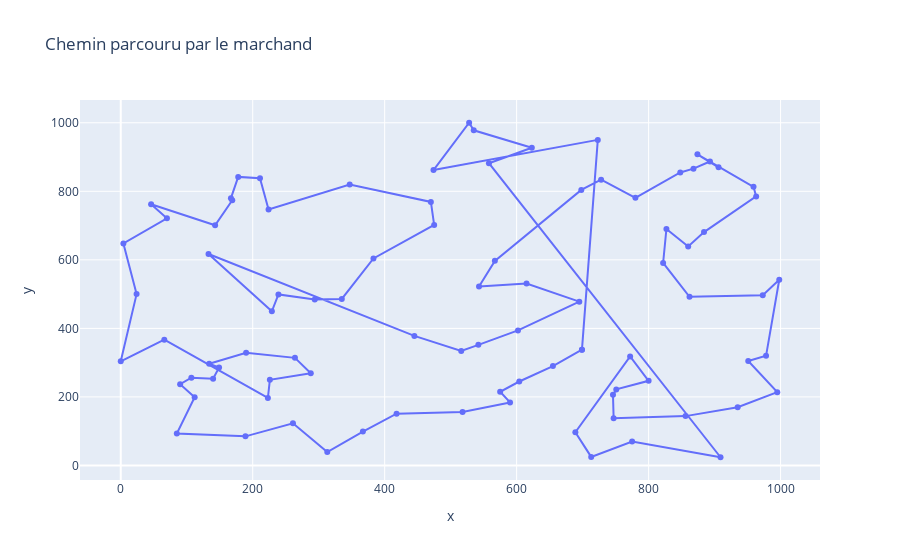

The notebook cell saved with this chart:
### Markdown cell above
### Lancement du test et affichage du chemin parcouru

### Code cell
# Initialisation du dataframe
data = init_random_df(nombre_de_villes)

# Initialisation de la matrice des distances relatives
mat_distance = matrice_distance(data)

if choix_algo == 0:
    chemin_initial, temps_calcul = src.algo_proche_voisin.plus_proche_voisin(
        mat_distance)

    # Lancement de l'algorithme 2-opt
    df_res = src.algo_2_opt.main(
        mat_distance, chemin_initial)
elif choix_algo == 1:
    # Lancement de l'algorithme plus proche voisin
    df_res = src.algo_proche_voisin.main(mat_distance)
else:
     # Lancement de l'algorithme génétique
    df_res = src.algo_genetique.main(data, mat_distance)

# La solution trouvée par l'algo choisi
affichage(df_res, data).show()

### Figure 1 — Plotly figure (JSON) as saved in the notebook; plotly's stock layout.template omitted (floating-point values rounded to 4 significant figures)
{"data": [{"hovertemplate": "x=%{x}<br>y=%{y}<extra></extra>", "legendgroup": "", "line": {"color": "#636efa", "dash": "solid"}, "marker": {"symbol": "circle"}, "mode": "markers+lines", "name": "", "orientation": "v", "showlegend": false, "type": "scatter", "x": [699, 655, 604, 575, 590, 518, 418, 367, 313, 261, 189, 85, 112, 90, 107, 140, 149, 134, 190, 264, 288, 226, 223, 66, 0, 24, 4, 70, 46, 143, 169, 167, 178, 211, 224, 347, 470, 475, 383, 335, 294, 239, 229, 133, 445, 516, 542, 602, 695, 615, 543, 567, 698, 728, 780, 848, 868, 893, 906, 874, 959, 963, 884, 860, 827, 822, 862, 973, 998, 978, 951, 995, 935, 856, 747, 746, 751, 800, 772, 689, 713, 775, 909, 558, 623, 535, 528, 474, 723, 699], "xaxis": "x", "y": [338, 290, 245, 215, 184, 156, 151, 99, 39, 123, 85, 93, 199, 237, 256, 253, 286, 297, 329, 314, 269, 250, 197, 367, 304, 500, 648, 721, 762, 701, 774, 780, 842, 838, 747, 820, 769, 702, 604, 486, 484, 499, 450, 617, 378, 334, 352, 394, 478, 531, 522, 597, 804, 834, 781, 855, 866, 887, 870, 908, 813, 785, 681, 639, 690, 591, 492, 497, 542, 320, 305, 214, 170, 144, 138, 206, 222, 247, 318, 97, 25, 70, 24, 882, 927, 978, 1000, 862, 950, 338], "yaxis": "y"}], "layout": {"legend": {"tracegroupgap": 0}, "title": {"text": "Chemin parcouru par le marchand"}, "xaxis": {"anchor": "y", "domain": [0, 1], "title": {"text": "x"}}, "yaxis": {"anchor": "x", "domain": [0, 1], "title": {"text": "y"}}}}
